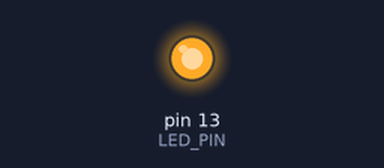
This sketch was run on a simulated Arduino Uno, built with avr-gcc and run on an emulated ATmega328P. On the bench: output pins drawn as LEDs (lit = HIGH).

Above: at 0.2 s.
At 24.0 s:
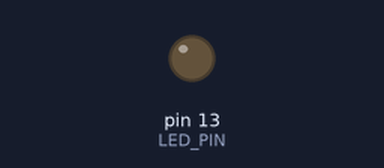
Timing chart, 0 to 32.5 s (numbered marks = the images above):
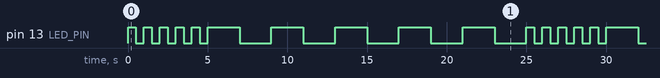

The sketch:

FlipLED.ino
```cpp
const unsigned int LED_PIN = 13, FAST = 500, SLOW = 2000;
unsigned int fast = 1, pause = FAST;

void setup() {
  pinMode(LED_PIN, OUTPUT);
}

void loop() {
  for (int i=0; i<5; i++) {
    pause = fast ? FAST : SLOW;
    digitalWrite(LED_PIN, HIGH);
    delay(pause);              // wait for some time
    digitalWrite(LED_PIN, LOW);
    delay(pause);              // wait for some time
  }
  fast = !fast;
}
```

Measured:
- by itself, pin 13 (LED_PIN): repeats every 25.0 s: 4 × (LOW 0.50 s, HIGH 0.50 s), LOW 0.50 s, 5 × (HIGH 2.0 s, LOW 2.0 s), HIGH 0.50 s
- by itself, everything shown: repeats every 25.0 s, in 20 steps
